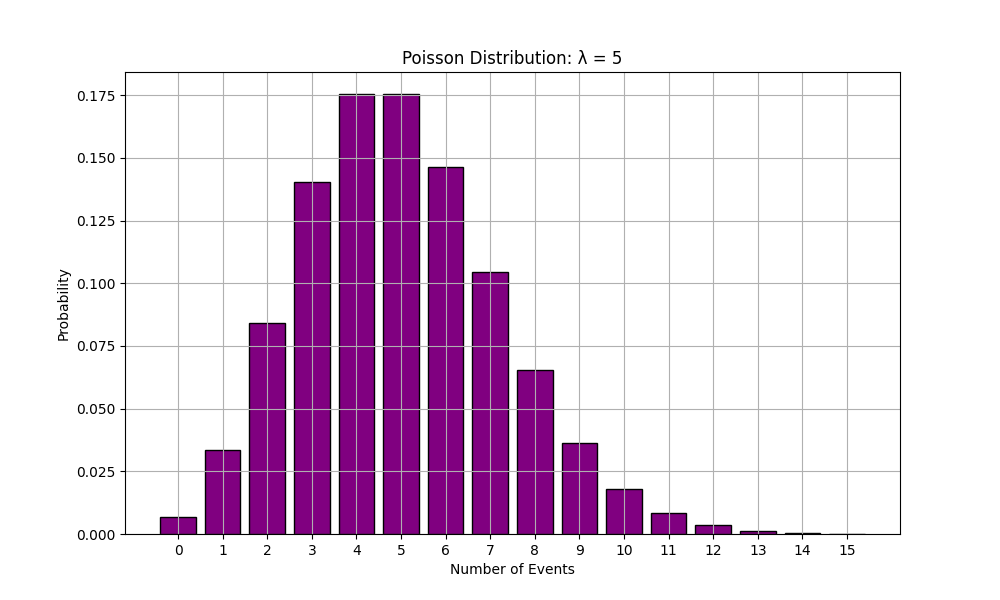

Write the Python code that produced this figure.
# Import necessary libraries
import numpy as np
import matplotlib.pyplot as plt
from scipy.stats import poisson

# Parameters for the Poisson distribution
lambda_param = 5  # Average number of events (e.g., 5 cars passing through a tollbooth in an hour)

# Generate Poisson distribution for possible outcomes (0 to 15 events)
x = np.arange(0, 16)
probabilities = poisson.pmf(x, lambda_param)

# Plotting the Poisson distribution
plt.figure(figsize=(10, 6))
plt.bar(x, probabilities, color='purple', edgecolor='black')

# Add titles and labels
plt.title(f'Poisson Distribution: λ = {lambda_param}')
plt.xlabel('Number of Events')
plt.ylabel('Probability')
plt.xticks(x)
plt.grid(True)

# Show plot
plt.show()

# Simulating the Poisson process (e.g., number of cars passing in 1 hour for 1000 trials)
n_trials = 1000
simulation_results = np.random.poisson(lambda_param, n_trials)

# Plotting the simulation results
plt.figure(figsize=(10, 6))
plt.hist(simulation_results, bins=np.arange(0, 16)-0.5, rwidth=0.8, color='orange', edgecolor='black')

# Add titles and labels
plt.title(f'Simulation of {n_trials} trials: Number of events per interval (λ = {lambda_param})')
plt.xlabel('Number of Events')
plt.ylabel('Frequency')
plt.xticks(np.arange(0, 16))
plt.grid(True)

# Show plot
plt.show()

"""
Explanation:
Poisson Distribution (Theoretical)

We simulate the Poisson distribution using the formula for the probability mass function (PMF) in scipy.stats.poisson.pmf.
The parameter:
lambda_param = 5 (the average number of events, such as 5 cars passing through a tollbooth in an hour).
The script calculates the probability of getting 0 to 15 events in the interval and plots the probabilities.
Simulating the Poisson Process

We simulate the Poisson process using np.random.poisson(), which simulates how many events (e.g., cars passing) occur over 1000 intervals (hours).
A histogram shows the frequency of different event counts in each trial.
Use Cases of Poisson Distribution
Number of customer arrivals at a store per hour.
Number of emails received in a given time frame.
Number of defects per unit in a manufacturing process.
"""
